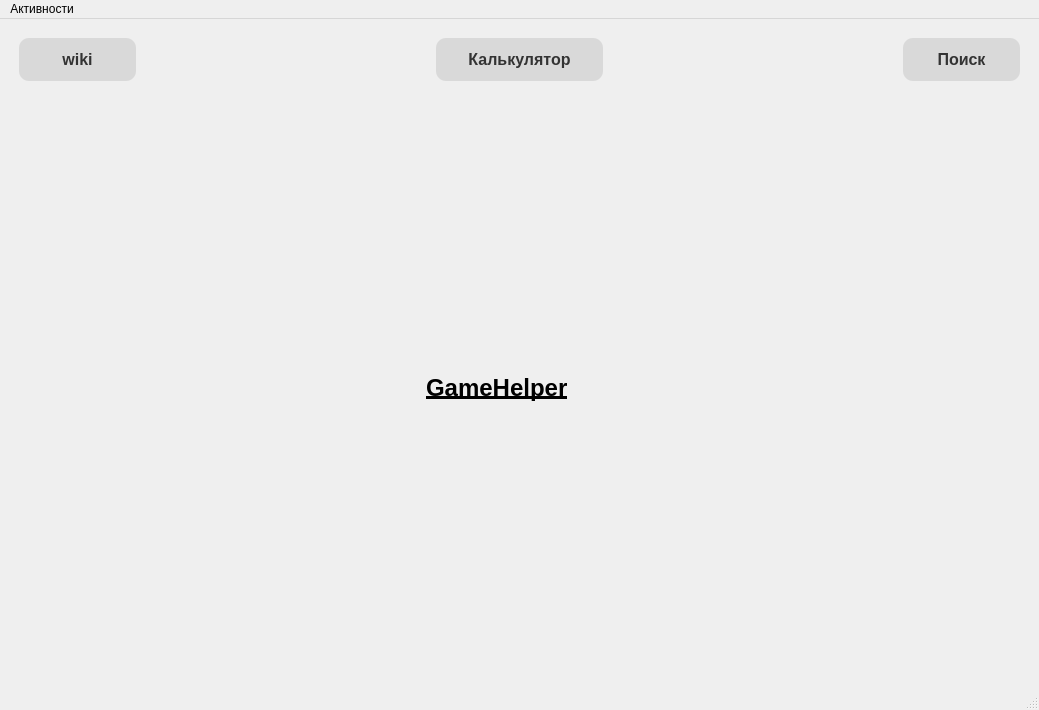
<?xml version="1.0" encoding="UTF-8"?>
<ui version="4.0">
 <class>MainWindow</class>
 <widget class="QMainWindow" name="MainWindow">
  <property name="geometry">
   <rect>
    <x>0</x>
    <y>0</y>
    <width>1039</width>
    <height>710</height>
   </rect>
  </property>
  <property name="windowTitle">
   <string>MainWindow</string>
  </property>
  <widget class="QWidget" name="centralwidget">
   <layout class="QGridLayout" name="gridLayout_2">
    <item row="0" column="0">
     <layout class="QGridLayout" name="gridLayout" rowstretch="2,30" columnstretch="1,2,1,2,1">
      <item row="0" column="1">
       <spacer name="horizontalSpacer">
        <property name="orientation">
         <enum>Qt::Horizontal</enum>
        </property>
        <property name="sizeHint" stdset="0">
         <size>
          <width>40</width>
          <height>20</height>
         </size>
        </property>
       </spacer>
      </item>
      <item row="0" column="0">
       <widget class="QPushButton" name="wiki_btn">
        <property name="sizePolicy">
         <sizepolicy hsizetype="Minimum" vsizetype="Minimum">
          <horstretch>0</horstretch>
          <verstretch>0</verstretch>
         </sizepolicy>
        </property>
        <property name="cursor">
         <cursorShape>PointingHandCursor</cursorShape>
        </property>
        <property name="styleSheet">
         <string notr="true">background-color: rgba(217, 217, 217, 1);
color: #333;
text-decoration: none;
padding: 12px 24px;
border-radius: 10px;
font-weight: bold;
font-size: 16px;
margin: 10px;</string>
        </property>
        <property name="text">
         <string>wiki</string>
        </property>
       </widget>
      </item>
      <item row="0" column="4">
       <widget class="QPushButton" name="search_btn">
        <property name="sizePolicy">
         <sizepolicy hsizetype="Minimum" vsizetype="Minimum">
          <horstretch>0</horstretch>
          <verstretch>0</verstretch>
         </sizepolicy>
        </property>
        <property name="cursor">
         <cursorShape>PointingHandCursor</cursorShape>
        </property>
        <property name="styleSheet">
         <string notr="true">background-color: rgba(217, 217, 217, 1);
color: #333;
text-decoration: none;
padding: 12px 24px;
border-radius: 10px;
font-weight: bold;
font-size: 16px;
margin: 10px;</string>
        </property>
        <property name="text">
         <string>Поиск</string>
        </property>
       </widget>
      </item>
      <item row="0" column="2">
       <widget class="QPushButton" name="calc_btn">
        <property name="sizePolicy">
         <sizepolicy hsizetype="Minimum" vsizetype="Minimum">
          <horstretch>0</horstretch>
          <verstretch>0</verstretch>
         </sizepolicy>
        </property>
        <property name="cursor">
         <cursorShape>PointingHandCursor</cursorShape>
        </property>
        <property name="styleSheet">
         <string notr="true">background-color: rgba(217, 217, 217, 1);
color: #333;
text-decoration: none;
padding: 12px 32px;
border-radius: 10px;
font-weight: bold;
font-size: 16px;
margin: 10px;</string>
        </property>
        <property name="text">
         <string>Калькулятор</string>
        </property>
       </widget>
      </item>
      <item row="0" column="3">
       <spacer name="horizontalSpacer_2">
        <property name="orientation">
         <enum>Qt::Horizontal</enum>
        </property>
        <property name="sizeHint" stdset="0">
         <size>
          <width>40</width>
          <height>20</height>
         </size>
        </property>
       </spacer>
      </item>
      <item row="1" column="2">
       <widget class="QLabel" name="label">
        <property name="maximumSize">
         <size>
          <width>151</width>
          <height>16777215</height>
         </size>
        </property>
        <property name="styleSheet">
         <string notr="true">font-weight: 900; font-size: 24px; text-decoration: underline;</string>
        </property>
        <property name="text">
         <string>GameHelper</string>
        </property>
       </widget>
      </item>
     </layout>
    </item>
   </layout>
  </widget>
  <widget class="QMenuBar" name="menubar">
   <property name="geometry">
    <rect>
     <x>0</x>
     <y>0</y>
     <width>1039</width>
     <height>21</height>
    </rect>
   </property>
   <widget class="QMenu" name="menu">
    <property name="title">
     <string>Активности</string>
    </property>
    <addaction name="actionAbout"/>
    <addaction name="actionW"/>
    <addaction name="actionCalc"/>
    <addaction name="actionSearch"/>
    <addaction name="action"/>
   </widget>
   <addaction name="menu"/>
  </widget>
  <widget class="QStatusBar" name="statusbar"/>
  <action name="actionAbout">
   <property name="text">
    <string>О приложении</string>
   </property>
  </action>
  <action name="actionW">
   <property name="text">
    <string>Wiki</string>
   </property>
  </action>
  <action name="actionCalc">
   <property name="text">
    <string>Калькулятор</string>
   </property>
  </action>
  <action name="actionSearch">
   <property name="text">
    <string>Поиск</string>
   </property>
  </action>
  <action name="action">
   <property name="text">
    <string>Помощь</string>
   </property>
  </action>
 </widget>
 <resources/>
 <connections/>
</ui>
